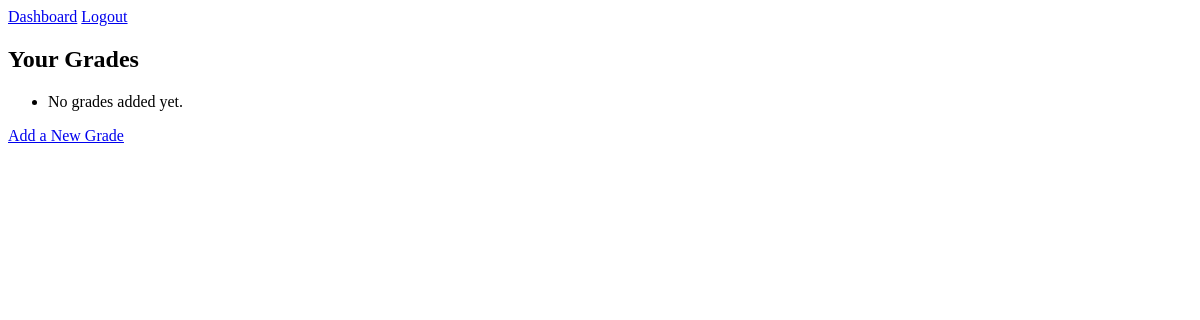
Page /dashboard (signed in) on the earlier database version.
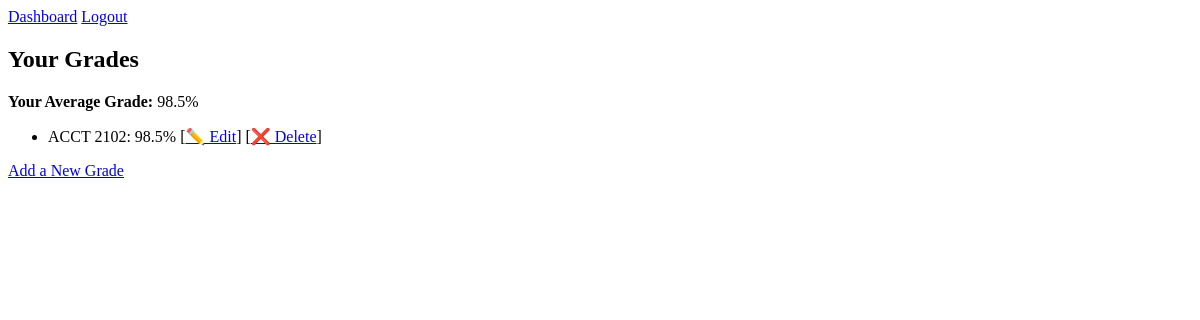
Same page on the later database version.
### app/models.py (models this page shows)
class Grade(db.Model):
    id = db.Column(db.Integer, primary_key=True)
    course_name = db.Column(db.String(100), nullable=False)
    grade = db.Column(db.Float, nullable=False)
    user_id = db.Column(db.Integer, db.ForeignKey('user.id'), nullable=False)

### app/routes.py (the view)
@app.route('/dashboard')
@login_required
def dashboard():
    grades = Grade.query.filter_by(user_id=current_user.id).all()
    if grades:
        avg = round(sum(g.grade for g in grades) / len(grades), 2)
    else:
        avg = None
    return render_template('dashboard.html', grades=grades, avg=avg)

### app/routes.py (called while the page is built)
@login_manager.user_loader
def load_user(user_id):
    return User.query.get(int(user_id))

### app/templates/dashboard.html (shortened to what this page needs)
{% extends 'base.html' %}
{% block content %}
<h2>Your Grades</h2>
{% if avg is not none %}
    <p><strong>Your Average Grade:</strong> {{ avg }}%</p>
{% endif %}
<ul>
    {% for grade in grades %}
      <li>
        {{ grade.course_name }}: {{ grade.grade }}%
        [<a href="{{ url_for('edit_grade', grade_id=grade.id) }}">✏️ Edit</a>]
        [<a href="{{ url_for('delete_grade', grade_id=grade.id) }}" onclick="return confirm('Are you sure you want to delete this grade?')">❌ Delete</a>]
      </li>
    {% else %}
      <li>No grades added yet.</li>
    {% endfor %}
  </ul>
<p><a href="{{ url_for('add_grade') }}">Add a New Grade</a></p>
{% endblock %}

### app/templates/base.html (shortened to what this page needs)
<!DOCTYPE html>
<html>
<head>
</head>
<body>
    <nav>
        <a href="{{ url_for('dashboard') }}">Dashboard</a>
        <a href="{{ url_for('logout') }}">Logout</a>
    </nav>
    {% block content %}{% endblock %}
</body>
</html>

Differences in the rows shown:
added Grade: course_name "ACCT 2102", grade "98.5"
Other differences:
{{ avg }}: (not shown) → "98.5"
text no longer shown: "No grades added yet."
text now shown: "Your Average Grade: %"
